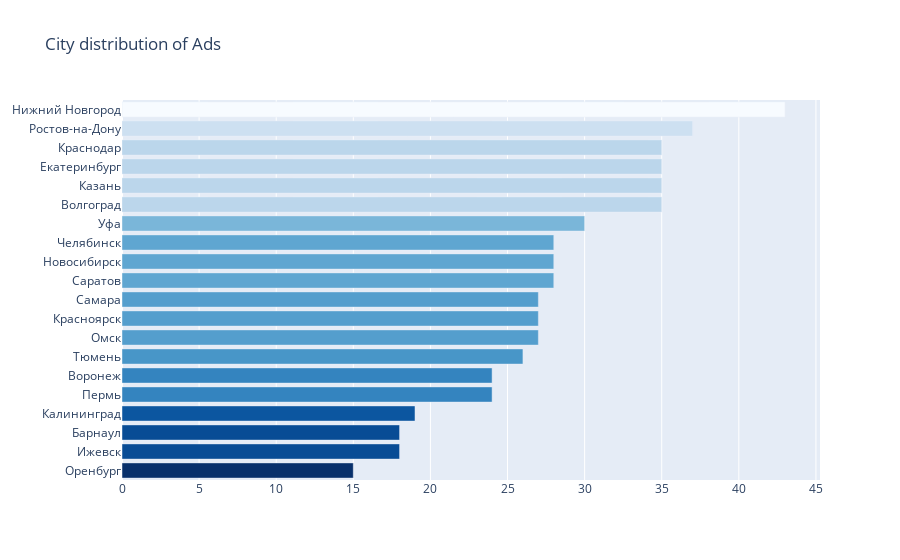

The notebook cell saved with this chart:
### Code cell
print('Top 20 cities:')

cnt_srs = train_df['city'].value_counts().head(20)
trace = go.Bar(
    y=cnt_srs.index[::-1],
    x=cnt_srs.values[::-1],
    orientation = 'h',
    marker=dict(
        color=cnt_srs.values[::-1],
        colorscale = 'Blues',
        reversescale = True
    ),
)

layout = dict(
    title='City distribution of Ads',
    )
data = [trace]
fig = go.Figure(data=data, layout=layout)
py.iplot(fig, filename="CityAds")

### Figure 1 — Plotly figure (JSON) as saved in the notebook; plotly's stock layout.template omitted (floating-point values rounded to 4 significant figures)
{"data": [{"marker": {"color": [15, 18, 18, 19, 24, 24, 26, 27, 27, 27, 28, 28, 28, 30, 35, 35, 35, 35, 37, 43], "colorscale": [[0, "rgb(247,251,255)"], [0.125, "rgb(222,235,247)"], [0.25, "rgb(198,219,239)"], [0.375, "rgb(158,202,225)"], [0.5, "rgb(107,174,214)"], [0.625, "rgb(66,146,198)"], [0.75, "rgb(33,113,181)"], [0.875, "rgb(8,81,156)"], [1, "rgb(8,48,107)"]], "reversescale": true}, "orientation": "h", "type": "bar", "x": [15, 18, 18, 19, 24, 24, 26, 27, 27, 27, 28, 28, 28, 30, 35, 35, 35, 35, 37, 43], "y": ["Оренбург", "Ижевск", "Барнаул", "Калининград", "Пермь", "Воронеж", "Тюмень", "Омск", "Красноярск", "Самара", "Саратов", "Новосибирск", "Челябинск", "Уфа", "Волгоград", "Казань", "Екатеринбург", "Краснодар", "Ростов-на-Дону", "Нижний Новгород"]}], "layout": {"autosize": true, "title": {"text": "City distribution of Ads"}, "xaxis": {"autorange": true, "range": [0, 45.26], "type": "linear"}, "yaxis": {"autorange": true, "range": [-0.5, 19.5], "type": "category"}}}
